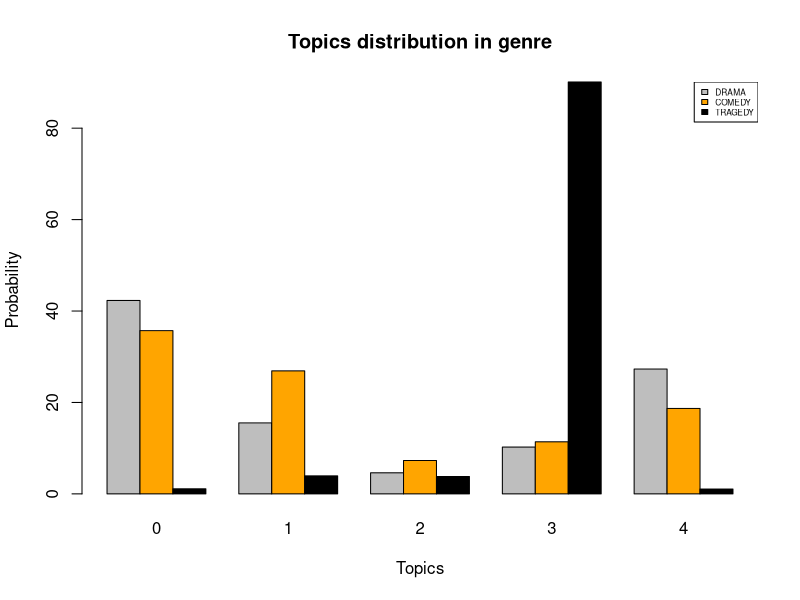

Reproduce this figure in R.
library('ggplot2')

genre_dist <- matrix(c(42.31, 15.53, 4.61, 10.24, 27.31, 35.71, 26.91, 7.3, 11.39, 18.69, 1.11, 3.94, 3.8, 90.1, 1.06),ncol=5,byrow=TRUE)

rownames(genre_dist) <- c("DRAMA","COMEDY","TRAGEDY")

colnames(genre_dist) <- c("0",'1', '2', '3', '4')

barplot(genre_dist, main="Topics distribution in genre", xlab="Topics", ylab="Probability", col=c("grey","orange", "black"), beside=TRUE)

legend("topright", legend=rownames(genre_dist), cex=0.5, fill=c("grey","orange", "black"))